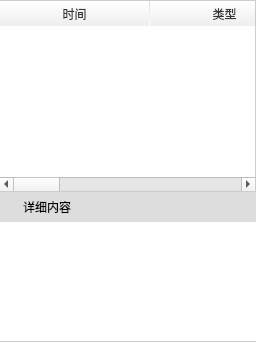
        <widget class="QWidget" name="page_4">
         <layout class="QVBoxLayout" name="verticalLayout_13">
          <property name="spacing">
           <number>0</number>
          </property>
          <property name="margin">
           <number>0</number>
          </property>
          <item>
           <widget class="QTableWidget" name="tbMessageInfo">
            <property name="styleSheet">
             <string notr="true">
QHeaderView::section {
	background-color:qlineargradient(spread:pad, x1:0, y1:0, x2:0, y2:1, stop:0 #ffffff, stop:1 #eeeeee);
	border:none;
	border-right: 1px solid qlineargradient(spread:pad, x1:0, y1:0, x2:0, y2:1, stop:0 #dddddd, stop:1 #ffffff);
	border-bottom: 0px solid #eeeeee;
	height:25px;
	color:#333333;
	font-family:&quot;微软雅黑&quot;;
	text-align:center left;
 }

QTableWidget QHeaderView::section:hover {
	background-color:qlineargradient(spread:pad, x1:0, y1:0, x2:0, y2:1, stop:0 #ddeeff, stop:1 #eef0ff);
 }

QTableWidget:item
{
	padding-left:10px;
}

QFrame#tbMessageInfo{
	border:1px solid #cccccc;
	border-left-width:0px;
}

 QHeaderView::down-arrow {
     image: none;
 }

 QHeaderView::up-arrow {
     image: none;
 } 
 QScrollBar:vertical {
     border: 0px solid grey;
     background: transparent;
     width: 10px;
 }
 QScrollBar::handle:vertical {
     background: #cccccc;;
     min-height: 100px;
 }
 QScrollBar::handle:vertical:hover {
     background: #aaaaaa;
     min-heiht: 100px;
 }
 QScrollBar::add-line:vertical {
	border:none;
	background:transparent;
 }
 QScrollBar::sub-line:vertical {
	border:none;
	background:transparent;
 }</string>
            </property>
            <property name="editTriggers">
             <set>QAbstractItemView::NoEditTriggers</set>
            </property>
            <property name="selectionMode">
             <enum>QAbstractItemView::SingleSelection</enum>
            </property>
            <property name="selectionBehavior">
             <enum>QAbstractItemView::SelectRows</enum>
            </property>
            <property name="showGrid">
             <bool>false</bool>
            </property>
            <property name="sortingEnabled">
             <bool>false</bool>
            </property>
            <attribute name="horizontalHeaderDefaultSectionSize">
             <number>150</number>
            </attribute>
            <attribute name="horizontalHeaderHighlightSections">
             <bool>false</bool>
            </attribute>
            <attribute name="horizontalHeaderStretchLastSection">
             <bool>true</bool>
            </attribute>
            <attribute name="verticalHeaderVisible">
             <bool>false</bool>
            </attribute>
            <attribute name="verticalHeaderDefaultSectionSize">
             <number>20</number>
            </attribute>
            <attribute name="verticalHeaderHighlightSections">
             <bool>false</bool>
            </attribute>
            <column>
             <property name="text">
              <string>时间</string>
             </property>
            </column>
            <column>
             <property name="text">
              <string>类型</string>
             </property>
            </column>
            <column>
             <property name="text">
              <string>联系人</string>
             </property>
            </column>
            <column>
             <property name="text">
              <string>内容</string>
             </property>
            </column>
            <column>
             <property name="text">
              <string>获取时间</string>
             </property>
            </column>
           </widget>
          </item>
          <item>
           <widget class="QLabel" name="label_11">
            <property name="minimumSize">
             <size>
              <width>0</width>
              <height>30</height>
             </size>
            </property>
            <property name="styleSheet">
             <string notr="true">QLabel
{	
	font-family:&quot;Microsoft Yahei&quot;;
	background-color: #dddddd;
	padding-left:20px;
}</string>
            </property>
            <property name="text">
             <string>详细内容</string>
            </property>
           </widget>
          </item>
          <item>
           <widget class="QTextEdit" name="edtMessageInfoDetail">
            <property name="maximumSize">
             <size>
              <width>16777215</width>
              <height>120</height>
             </size>
            </property>
            <property name="styleSheet">
             <string notr="true">QTextEdit
{
	border:0px solid #cccccc;
	border-bottom-width:1px;
}</string>
            </property>
            <property name="readOnly">
             <bool>true</bool>
            </property>
           </widget>
          </item>
         </layout>
        </widget>
